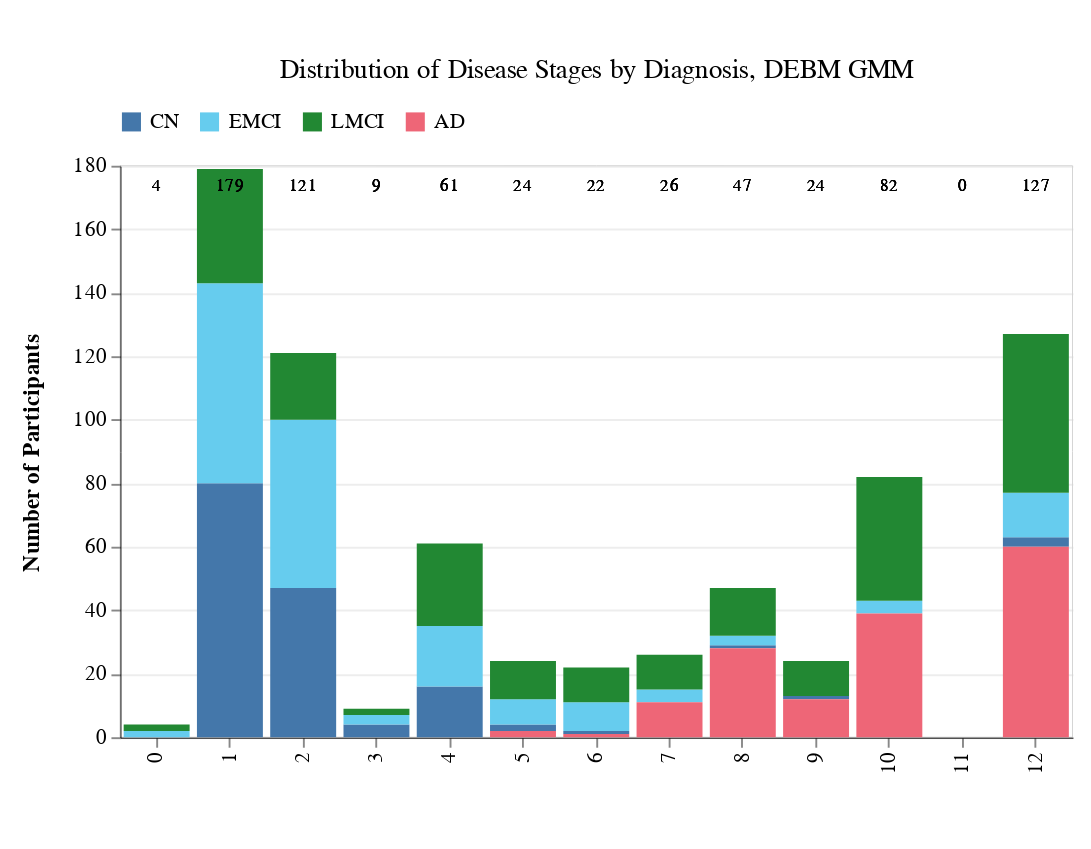

Notebook code for this chart:
### Markdown cell above
## DEBM GMM

### Code cell
debm_gmm_stages, ml_stages_plot, debm_gmm_runtime = get_ml_stages_and_plot('debm_gmm')
ml_stages_plot

### Figure 1 — Vega-Lite specification as saved in the notebook (floating-point values rounded to 4 significant figures)
{"config": {"view": {"continuousWidth": 300, "continuousHeight": 300, "stroke": "lightgray", "strokeWidth": 0.5}, "axis": {"domain": true, "domainColor": "black", "domainWidth": 0.5, "grid": true, "gridColor": "lightgray", "gridOpacity": 0.3, "labelColor": "black", "labelFont": "Arial", "titleColor": "black", "titleFont": "Arial"}}, "layer": [{"mark": {"type": "bar"}, "encoding": {"color": {"field": "Diagnosis", "legend": {"columns": 4, "direction": "horizontal", "labelFontSize": 11, "orient": "top", "symbolSize": 100, "title": null}, "scale": {"domain": ["CN", "EMCI", "LMCI", "AD"], "range": ["#4477AA", "#66CCEE", "#228833", "#EE6677"]}, "type": "nominal"}, "order": {"field": "Diagnosis", "sort": "ascending", "type": "nominal"}, "tooltip": [{"field": "Stage", "title": "Stage", "type": "ordinal"}, {"field": "Diagnosis", "title": "Diagnosis", "type": "nominal"}, {"field": "Count", "title": "Count", "type": "quantitative"}, {"field": "Percentage", "format": ".1%", "title": "Percentage", "type": "quantitative"}], "x": {"axis": {"grid": false, "labelFontSize": 11, "titleFont": "Arial", "titleFontSize": 12, "titlePadding": 15}, "field": "Stage", "title": "", "type": "ordinal"}, "y": {"axis": {"grid": true, "gridOpacity": 0.4, "labelFontSize": 11, "titleFont": "Arial", "titleFontSize": 12, "titlePadding": 15}, "field": "Count", "title": "Number of Participants", "type": "quantitative"}}, "title": {"text": "Distribution of Disease Stages by Diagnosis, DEBM GMM", "anchor": "middle", "fontWeight": "normal", "fontSize": 14, "dy": -10}}, {"mark": {"type": "text", "align": "center", "baseline": "bottom", "dy": -5, "fontSize": 9}, "encoding": {"text": {"field": "Total", "format": ",d", "type": "quantitative"}, "tooltip": [{"field": "Stage", "title": "Stage", "type": "ordinal"}, {"field": "Total", "format": ",d", "title": "Total Sample Size", "type": "quantitative"}], "x": {"field": "Stage", "type": "ordinal"}, "y": {"value": 20}}, "title": {"text": "Distribution of Disease Stages by Diagnosis, DEBM GMM", "anchor": "middle", "fontWeight": "normal", "fontSize": 14, "dy": -10}}], "data": {"name": "data-c1c11236cef4a13c5470e41a15dca75b"}, "height": 300, "padding": {"left": 10, "top": 30, "right": 10, "bottom": 40}, "width": 500, "$schema": "https://vega.github.io/schema/vega-lite/v5.20.1.json", "datasets": {"data-c1c11236cef4a13c5470e41a15dca75b": [{"Stage": 0, "Diagnosis": "CN", "Count": 0, "Total": 4, "Percentage": 0.0}, {"Stage": 0, "Diagnosis": "EMCI", "Count": 2, "Total": 4, "Percentage": 0.5}, {"Stage": 0, "Diagnosis": "LMCI", "Count": 2, "Total": 4, "Percentage": 0.5}, {"Stage": 0, "Diagnosis": "AD", "Count": 0, "Total": 4, "Percentage": 0.0}, {"Stage": 1, "Diagnosis": "CN", "Count": 80, "Total": 179, "Percentage": 0.4469}, {"Stage": 1, "Diagnosis": "EMCI", "Count": 63, "Total": 179, "Percentage": 0.352}, {"Stage": 1, "Diagnosis": "LMCI", "Count": 36, "Total": 179, "Percentage": 0.2011}, {"Stage": 1, "Diagnosis": "AD", "Count": 0, "Total": 179, "Percentage": 0.0}, {"Stage": 2, "Diagnosis": "CN", "Count": 47, "Total": 121, "Percentage": 0.3884}, {"Stage": 2, "Diagnosis": "EMCI", "Count": 53, "Total": 121, "Percentage": 0.438}, {"Stage": 2, "Diagnosis": "LMCI", "Count": 21, "Total": 121, "Percentage": 0.1736}, {"Stage": 2, "Diagnosis": "AD", "Count": 0, "Total": 121, "Percentage": 0.0}, {"Stage": 3, "Diagnosis": "CN", "Count": 4, "Total": 9, "Percentage": 0.4444}, {"Stage": 3, "Diagnosis": "EMCI", "Count": 3, "Total": 9, "Percentage": 0.3333}, {"Stage": 3, "Diagnosis": "LMCI", "Count": 2, "Total": 9, "Percentage": 0.2222}, {"Stage": 3, "Diagnosis": "AD", "Count": 0, "Total": 9, "Percentage": 0.0}, {"Stage": 4, "Diagnosis": "CN", "Count": 16, "Total": 61, "Percentage": 0.2623}, {"Stage": 4, "Diagnosis": "EMCI", "Count": 19, "Total": 61, "Percentage": 0.3115}, {"Stage": 4, "Diagnosis": "LMCI", "Count": 26, "Total": 61, "Percentage": 0.4262}, {"Stage": 4, "Diagnosis": "AD", "Count": 0, "Total": 61, "Percentage": 0.0}, {"Stage": 5, "Diagnosis": "CN", "Count": 2, "Total": 24, "Percentage": 0.08333}, {"Stage": 5, "Diagnosis": "EMCI", "Count": 8, "Total": 24, "Percentage": 0.3333}, {"Stage": 5, "Diagnosis": "LMCI", "Count": 12, "Total": 24, "Percentage": 0.5}, {"Stage": 5, "Diagnosis": "AD", "Count": 2, "Total": 24, "Percentage": 0.08333}, {"Stage": 6, "Diagnosis": "CN", "Count": 1, "Total": 22, "Percentage": 0.04545}, {"Stage": 6, "Diagnosis": "EMCI", "Count": 9, "Total": 22, "Percentage": 0.4091}, {"Stage": 6, "Diagnosis": "LMCI", "Count": 11, "Total": 22, "Percentage": 0.5}, {"Stage": 6, "Diagnosis": "AD", "Count": 1, "Total": 22, "Percentage": 0.04545}, {"Stage": 7, "Diagnosis": "CN", "Count": 0, "Total": 26, "Percentage": 0.0}, {"Stage": 7, "Diagnosis": "EMCI", "Count": 4, "Total": 26, "Percentage": 0.1538}, {"Stage": 7, "Diagnosis": "LMCI", "Count": 11, "Total": 26, "Percentage": 0.4231}, {"Stage": 7, "Diagnosis": "AD", "Count": 11, "Total": 26, "Percentage": 0.4231}, {"Stage": 8, "Diagnosis": "CN", "Count": 1, "Total": 47, "Percentage": 0.02128}, {"Stage": 8, "Diagnosis": "EMCI", "Count": 3, "Total": 47, "Percentage": 0.06383}, {"Stage": 8, "Diagnosis": "LMCI", "Count": 15, "Total": 47, "Percentage": 0.3191}, {"Stage": 8, "Diagnosis": "AD", "Count": 28, "Total": 47, "Percentage": 0.5957}, {"Stage": 9, "Diagnosis": "CN", "Count": 1, "Total": 24, "Percentage": 0.04167}, {"Stage": 9, "Diagnosis": "EMCI", "Count": 0, "Total": 24, "Percentage": 0.0}, {"Stage": 9, "Diagnosis": "LMCI", "Count": 11, "Total": 24, "Percentage": 0.4583}, {"Stage": 9, "Diagnosis": "AD", "Count": 12, "Total": 24, "Percentage": 0.5}, {"Stage": 10, "Diagnosis": "CN", "Count": 0, "Total": 82, "Percentage": 0.0}, {"Stage": 10, "Diagnosis": "EMCI", "Count": 4, "Total": 82, "Percentage": 0.04878}, {"Stage": 10, "Diagnosis": "LMCI", "Count": 39, "Total": 82, "Percentage": 0.4756}, {"Stage": 10, "Diagnosis": "AD", "Count": 39, "Total": 82, "Percentage": 0.4756}, {"Stage": 11, "Diagnosis": "CN", "Count": 0, "Total": 0, "Percentage": null}, {"Stage": 11, "Diagnosis": "EMCI", "Count": 0, "Total": 0, "Percentage": null}, {"Stage": 11, "Diagnosis": "LMCI", "Count": 0, "Total": 0, "Percentage": null}, {"Stage": 11, "Diagnosis": "AD", "Count": 0, "Total": 0, "Percentage": null}, {"Stage": 12, "Diagnosis": "CN", "Count": 3, "Total": 127, "Percentage": 0.02362}, {"Stage": 12, "Diagnosis": "EMCI", "Count": 14, "Total": 127, "Percentage": 0.1102}, {"Stage": 12, "Diagnosis": "LMCI", "Count": 50, "Total": 127, "Percentage": 0.3937}, {"Stage": 12, "Diagnosis": "AD", "Count": 60, "Total": 127, "Percentage": 0.4724}]}}
